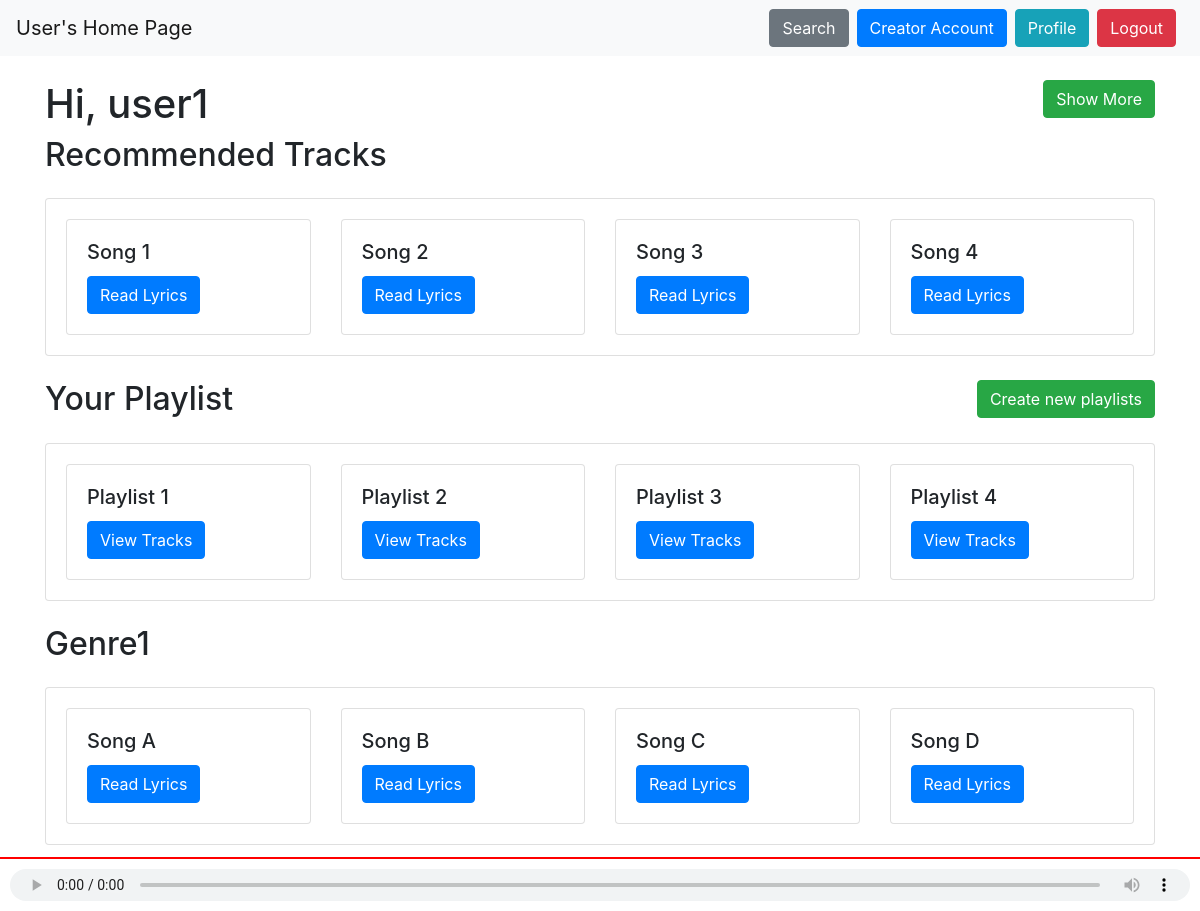
Before: /user_home (signed in) with the older database file.
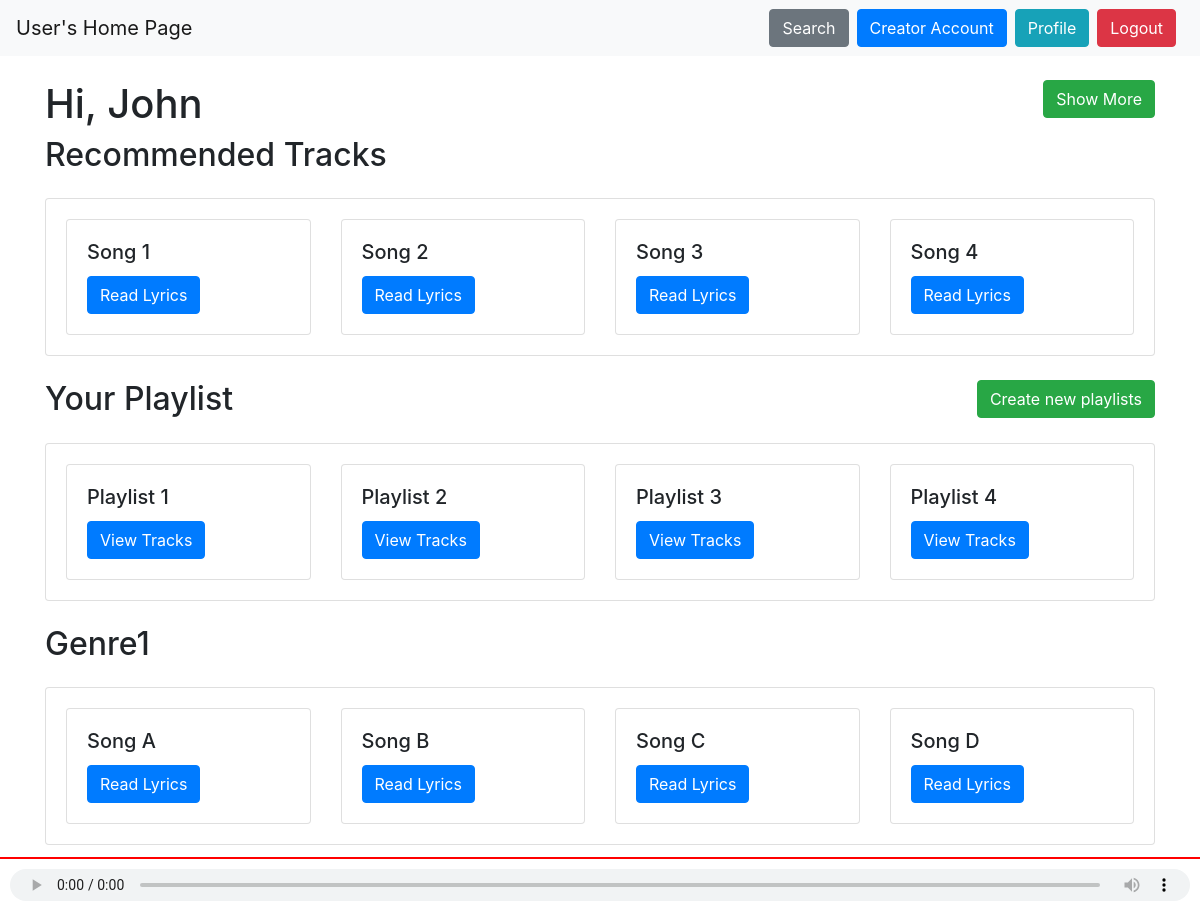
After: the same page with the newer database file.
### application/models.py (models this page shows)
class User(db.Model):
    __tablename__ = 'user'
    id = db.Column(db.Integer, primary_key=True, autoincrement=True)
    email = db.Column(db.String, nullable=False, unique=True)
    name = db.Column(db.String, nullable=False)
    password = db.Column(db.String, nullable=False)
    active = db.Column(db.Boolean, default=1)
    creator = db.Column(db.Boolean, default = False)
    role_id = db.Column(db.Integer, db.ForeignKey('role.id'), nullable=False, default=2)
    albums = db.relationship('Album', backref='user', cascade ='all,delete-orphan')

### application/controllers.py (the view)
@app.route("/user_home", methods=["GET"])
def user_home():
    user = User.query.filter_by(email = session['email']).first()
    if user is not None:
        return render_template('user_home.html', username = user.name)
    else:
        return redirect("/")

### templates/user_home.html (shortened to what this page needs)
<!DOCTYPE html>
<html lang="en">
<head>
    <link rel="stylesheet" href="https://stackpath.bootstrapcdn.com/bootstrap/4.3.1/css/bootstrap.min.css">
</head>
<body>
{% include 'user_nav.html' %}
<div class="container mt-4">
    <div class="row bg-gray">
        <div class="col-md-6">
            <h1>Hi, {{username}}</h1>
            <h2>Recommended Tracks</h2>
        </div>
        <div class="col-md-6 text-right">
            <button class="btn btn-success">Show More</button>
        </div>
    </div>
    <div class="row mt-3 bg-gray">
        <div class="col-md-12">
            <div class="card" style="overflow-x: auto;">
                <div class="card-body overflow-auto">
                    <div class="card-deck d-flex flex-nowrap">
                        <div class="card" style="width: 18rem;">
                            <div class="card-body">
                                <h5 class="card-title">Song 1</h5>
                                <button class="btn btn-primary">Read Lyrics</button>
                            </div>
                        </div>
                        <div class="card" style="width: 18rem;">
                            <div class="card-body">
                                <h5 class="card-title">Song 2</h5>
                                <button class="btn btn-primary">Read Lyrics</button>
                            </div>
                        </div>
                        <div class="card" style="width: 18rem;">
                            <div class="card-body">
                                <h5 class="card-title">Song 3</h5>
                                <button class="btn btn-primary">Read Lyrics</button>
                            </div>
                        </div>
                        <div class="card" style="width: 18rem;">
                            <div class="card-body">
                                <h5 class="card-title">Song 4</h5>
                                <button class="btn btn-primary">Read Lyrics</button>
                            </div>
                        </div>
                    </div>
                </div>
            </div>
        </div>
    </div>
    <div class="row mt-4 bg-gray">
        <div class="col-md-6">
            <h2>Your Playlist</h2>
        </div>
        <div class="col-md-6 text-right">
            <button class="btn btn-success">Create new playlists</button>
        </div>
    </div>
    <div class="row mt-3">
        <div class="col-md-12">
            <div class="card" style="width: 100%;">
                <div class="card-body">
                    <div class="card-deck">
                        <div class="card" style="width: 18rem;">
                            <div class="card-body">
                                <h5 class="card-title">Playlist 1</h5>
                                <button class="btn btn-primary">View Tracks</button>
                            </div>
                        </div>
                        <div class="card" style="width: 18rem;">
                            <div class="card-body">
                                <h5 class="card-title">Playlist 2</h5>
                                <button class="btn btn-primary">View Tracks</button>
                            </div>
                        </div>
                        <div class="card" style="width: 18rem;">
                            <div class="card-body">
                                <h5 class="card-title">Playlist 3</h5>
                                <button class="btn btn-primary">View Tracks</button>
                            </div>
                        </div>
                        <div class="card" style="width: 18rem;">
                            <div class="card-body">
                                <h5 class="card-title">Playlist 4</h5>
                                <button class="btn btn-primary">View Tracks</button>
                            </div>
                        </div>
                    </div>
                </div>
            </div>
        </div>
    </div>
    <div class="row mt-4 bg-gray">
        <div class="col-md-6">
            <h2>Genre1</h2>
        </div>
    </div>
    <div class="row mt-3">
        <div class="col-md-12">
            <div class="card">
                <div class="card-body">
                    <div class="card-deck">
                        <div class="card" style="width: 18rem;">
                            <div class="card-body">
                                <h5 class="card-title">Song A</h5>
                                <button class="btn btn-primary">Read Lyrics</button>
                            </div>
                        </div>
                        <div class="card" style="width: 18rem;">
                            <div class="card-body">
                                <h5 class="card-title">Song B</h5>
                                <button class="btn btn-primary">Read Lyrics</button>
                            </div>
                        </div>
                        <div class="card" style="width: 18rem;">
                            <div class="card-body">
                                <h5 class="card-title">Song C</h5>
                                <button class="btn btn-primary">Read Lyrics</button>
                            </div>
                        </div>
                        <div class="card" style="width: 18rem;">
                            <div class="card-body">
                                <h5 class="card-title">Song D</h5>
                                <button class="btn btn-primary">Read Lyrics</button>
                            </div>
                        </div>
                    </div>
                </div>
            </div>
        </div>
    </div>
</div>
<audio controls>
    <source src="your-audio-file.mp3" type="audio/mp3">
</audio>
</body>
</html>

### templates/user_nav.html
<nav class="navbar navbar-expand-lg navbar-light bg-light">
    <a class="navbar-brand" href="#">User's Home Page</a>
    <div class="collapse navbar-collapse" id="navbarNav">
        <ul class="navbar-nav ml-auto">
            <li class="nav-item">
                <a class="btn btn-secondary mr-2" role="button" href="#">Search</a>
            </li>
            <li class="nav-item">
                <a class="btn btn-primary mr-2" role="button" href="/creator">Creator Account</a>
            </li>
            <li class="nav-item">
                <a class="btn btn-info mr-2" role="button" href="#">Profile</a>
            </li>
            <li class="nav-item">
                <a class="btn btn-danger mr-2" role="button" href="/logout">Logout</a>
            </li>
        </ul>
    </div>
</nav>

### templates/user_home.html (style rules this page uses)
audio { width: 100%; position: fixed; bottom: 0; background-color: white; padding: 10px; color: #fff; border-top: 2px solid red; }
body { padding-bottom: 50px; }

Changed rows visible on the page:
changed User: name "user1" → "John"
